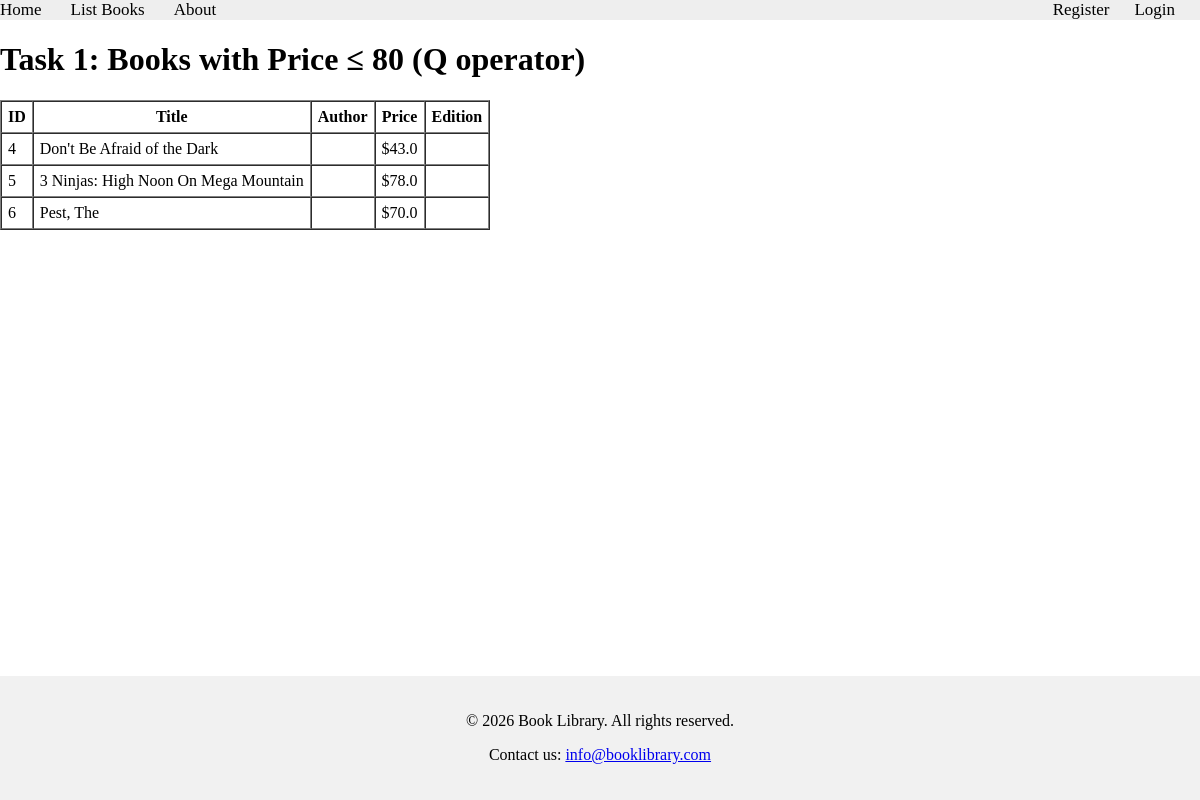
/books/lab8/task1, run on an earlier commit of the app's database.
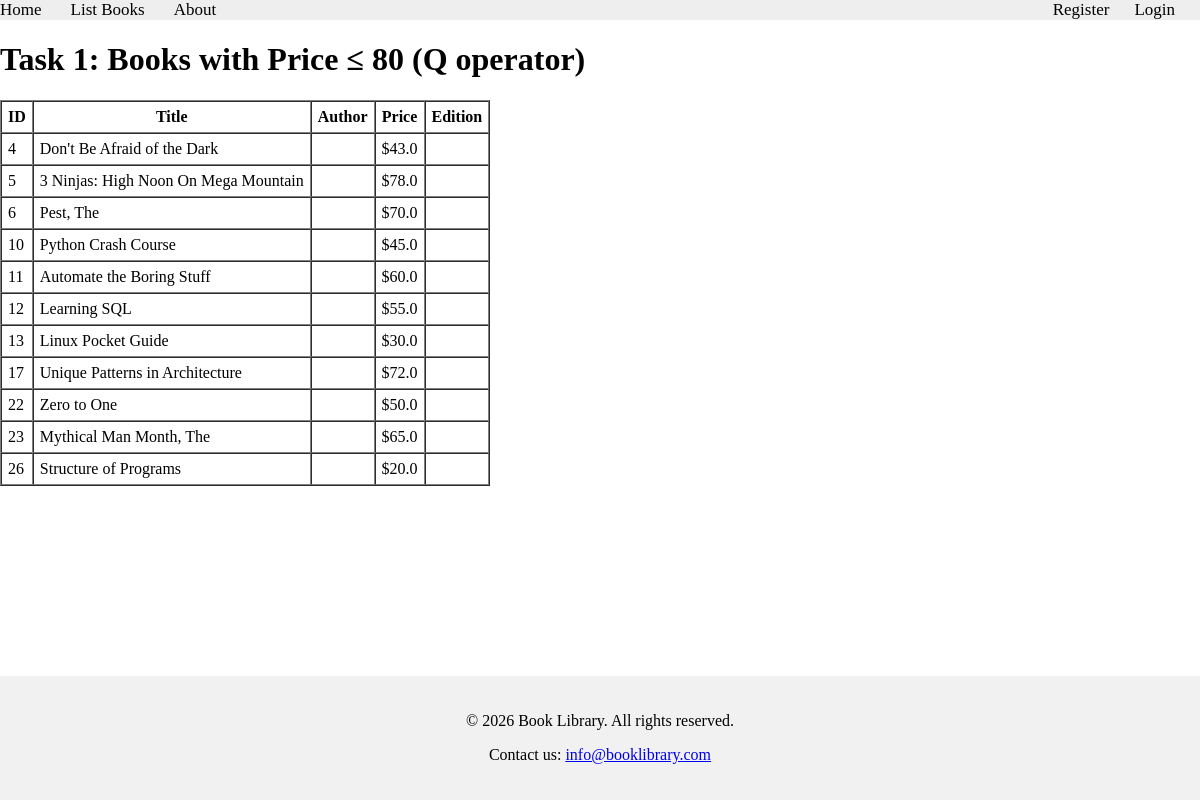
And on a later commit of the database.
### apps/bookmodule/models.py (models this page shows, shortened)
class Book(models.Model):
    title = models.CharField(max_length=100)
    price = models.FloatField(default=0.0)
    quantity = models.IntegerField(default=1)
    pubdate = models.DateTimeField()
    rating = models.SmallIntegerField(default=1)
    publisher = models.ForeignKey(Publisher, null=True, on_delete=models.SET_NULL)
    authors = models.ManyToManyField(Author)

### apps/bookmodule/views.py (the view)
# urls.py: path('lab8/task1', views.lab8_task1, name="books.lab8.task1"),
def lab8_task1(request):
    books = Book.objects.filter(Q(price__lte=80))
    return render(request, 'bookmodule/lab8_task1.html', {'books': books})

### apps/template/bookmodule/lab8_task1.html (shortened to what this page needs)
{% extends "layouts/base.html" %}
{% block content %}
<h1>Task 1: Books with Price &le; 80 (Q operator)</h1>
<table border="1" cellpadding="6" cellspacing="0">
    <thead>
        <tr>
            <th>ID</th><th>Title</th><th>Author</th><th>Price</th><th>Edition</th>
        </tr>
    </thead>
    <tbody>
        {% for book in books %}
        <tr>
            <td>{{ book.id }}</td>
            <td>{{ book.title }}</td>
            <td>{{ book.author }}</td>
            <td>${{ book.price }}</td>
            <td>{{ book.edition }}</td>
        </tr>
        {% empty %}
        <tr><td colspan="5">No books found.</td></tr>
        {% endfor %}
    </tbody>
</table>
{% endblock content %}

What changed in the data, as far as the page shows it:
added Book: id "10", title "Python Crash Course", price "45.0"
added Book: id "11", title "Automate the Boring Stuff", price "60.0"
added Book: id "12", title "Learning SQL", price "55.0"
added Book: id "13", title "Linux Pocket Guide", price "30.0"
added Book: id "17", title "Unique Patterns in Architecture", price "72.0"
added Book: id "22", title "Zero to One", price "50.0"
added Book: id "23", title "Mythical Man Month, The", price "65.0"
added Book: id "26", title "Structure of Programs", price "20.0"
